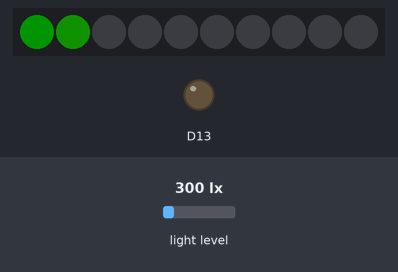
Simulated run of this sketch. Board: Adafruit Circuit Playground Express. Parts: 10 RGB LEDs in strip order, left to right, output pins drawn as LEDs (lit = HIGH). Inputs (shaded band) come from the test bench; at power-on: light level 300 lx. Dim RGB values are drawn brighter than linear.

Above: at 1.2 s.
1.3 s: light level set to 1500 lx
At 2.2 s:
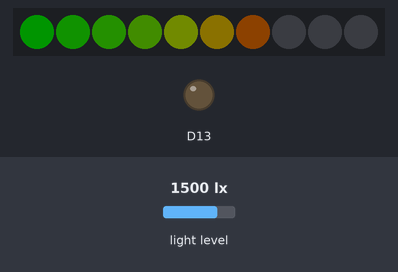
4.3 s: light level set to 40 lx
At 5.0 s:
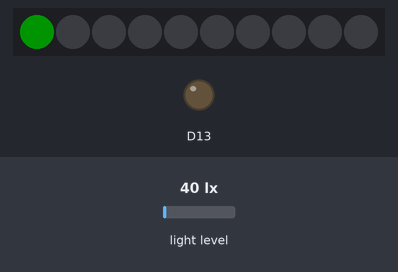
7.3 s: light level set to 1000 lx
At 8.1 s:
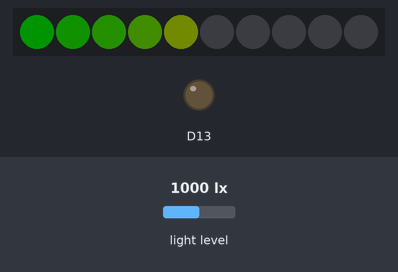
8.8 s: light level set to 500 lx
11.8 s: light level set to 0 lx
13.3 s: light level set to 1043 lx
Timing chart, 0 to 16.3 s (numbered marks = the images above; inputs shaded):
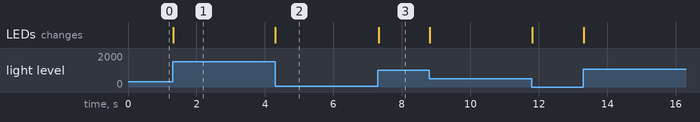

Measured:
- after the input at 1.3 s, the LEDs: change at once (image 1)
- after the input at 4.3 s, the LEDs: change at once (image 2)
- after the input at 7.3 s, the LEDs: change at once (image 3)

The sketch:

playground_Light.ino
```cpp
/*Tomas de Camino Beck
  www.funcostarica.org
  //Simple medidor de temperatura
*/
#include <Adafruit_CircuitPlayground.h>

//Rango de temperaturas que marcan los LEDs
#define MIN 20
#define MAX 1023

void setup() {
  Serial.begin(9600);
  CircuitPlayground.begin();
}


void loop() {

  float temp = CircuitPlayground.lightSensor();
  pixelMeter(temp,MIN,MAX);
}

void pixelMeter(float value, float minimum, float maximum){
  int p = map(value,minimum,maximum,0,9);
  CircuitPlayground.clearPixels();
  for(int i=0;i<=p;i++){
    int c=map(i,0,9,0,255);
    CircuitPlayground.setPixelColor(i, CircuitPlayground.strip.Color(c,255-c,0));
  }
}
```
